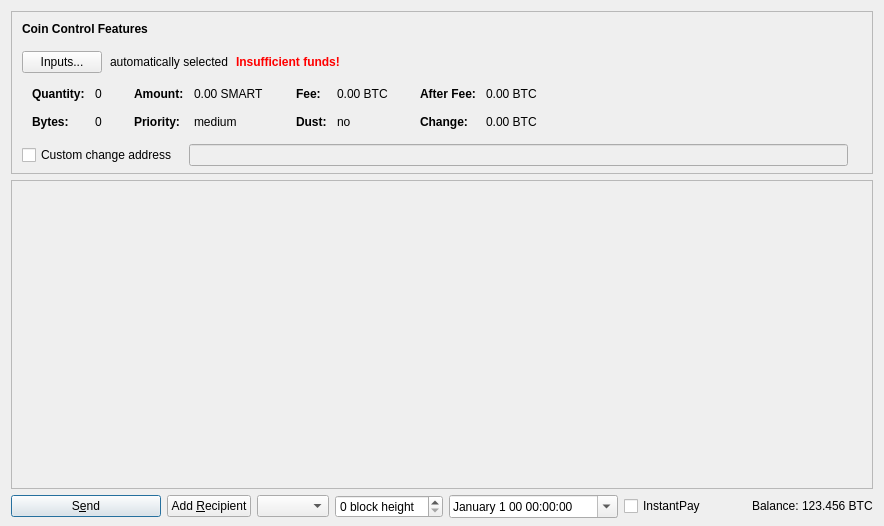
<?xml version="1.0" encoding="UTF-8"?>
<ui version="4.0">
 <class>SendCoinsDialog</class>
 <widget class="QDialog" name="SendCoinsDialog">
  <property name="geometry">
   <rect>
    <x>0</x>
    <y>0</y>
    <width>850</width>
    <height>526</height>
   </rect>
  </property>
  <property name="windowTitle">
   <string>Send Coins</string>
  </property>
  <layout class="QVBoxLayout" name="verticalLayout" stretch="0,1,0">
   <property name="bottomMargin">
    <number>8</number>
   </property>
   <item>
    <widget class="QFrame" name="frameCoinControl">
     <property name="sizePolicy">
      <sizepolicy hsizetype="Expanding" vsizetype="Expanding">
       <horstretch>0</horstretch>
       <verstretch>0</verstretch>
      </sizepolicy>
     </property>
     <property name="maximumSize">
      <size>
       <width>16777215</width>
       <height>16777215</height>
      </size>
     </property>
     <property name="frameShape">
      <enum>QFrame::StyledPanel</enum>
     </property>
     <property name="frameShadow">
      <enum>QFrame::Sunken</enum>
     </property>
     <layout class="QVBoxLayout" name="verticalLayoutCoinControl2">
      <property name="spacing">
       <number>0</number>
      </property>
      <property name="leftMargin">
       <number>0</number>
      </property>
      <property name="topMargin">
       <number>0</number>
      </property>
      <property name="rightMargin">
       <number>0</number>
      </property>
      <property name="bottomMargin">
       <number>6</number>
      </property>
      <item>
       <layout class="QVBoxLayout" name="verticalLayoutCoinControl" stretch="0,0,0,0,1">
        <property name="spacing">
         <number>0</number>
        </property>
        <property name="leftMargin">
         <number>10</number>
        </property>
        <property name="topMargin">
         <number>10</number>
        </property>
        <item>
         <layout class="QHBoxLayout" name="horizontalLayoutCoinControl1">
          <property name="bottomMargin">
           <number>15</number>
          </property>
          <item>
           <widget class="QLabel" name="labelCoinControlFeatures">
            <property name="sizePolicy">
             <sizepolicy hsizetype="Preferred" vsizetype="Maximum">
              <horstretch>0</horstretch>
              <verstretch>0</verstretch>
             </sizepolicy>
            </property>
            <property name="font">
             <font>
              <weight>75</weight>
              <bold>true</bold>
             </font>
            </property>
            <property name="styleSheet">
             <string notr="true">font-weight:bold;</string>
            </property>
            <property name="text">
             <string>Coin Control Features</string>
            </property>
           </widget>
          </item>
         </layout>
        </item>
        <item>
         <layout class="QHBoxLayout" name="horizontalLayoutCoinControl2" stretch="0,0,0,0">
          <property name="spacing">
           <number>8</number>
          </property>
          <property name="bottomMargin">
           <number>10</number>
          </property>
          <item>
           <widget class="QPushButton" name="pushButtonCoinControl">
            <property name="styleSheet">
             <string notr="true"/>
            </property>
            <property name="text">
             <string>Inputs...</string>
            </property>
            <property name="autoDefault">
             <bool>false</bool>
            </property>
           </widget>
          </item>
          <item>
           <widget class="QLabel" name="labelCoinControlAutomaticallySelected">
            <property name="text">
             <string>automatically selected</string>
            </property>
            <property name="margin">
             <number>5</number>
            </property>
           </widget>
          </item>
          <item>
           <widget class="QLabel" name="labelCoinControlInsuffFunds">
            <property name="font">
             <font>
              <weight>75</weight>
              <bold>true</bold>
             </font>
            </property>
            <property name="styleSheet">
             <string notr="true">color:red;font-weight:bold;</string>
            </property>
            <property name="text">
             <string>Insufficient funds!</string>
            </property>
            <property name="margin">
             <number>5</number>
            </property>
           </widget>
          </item>
          <item>
           <spacer name="horizontalSpacerCoinControl">
            <property name="orientation">
             <enum>Qt::Horizontal</enum>
            </property>
            <property name="sizeHint" stdset="0">
             <size>
              <width>40</width>
              <height>1</height>
             </size>
            </property>
           </spacer>
          </item>
         </layout>
        </item>
        <item>
         <widget class="QWidget" name="widgetCoinControl" native="true">
          <property name="sizePolicy">
           <sizepolicy hsizetype="Preferred" vsizetype="Preferred">
            <horstretch>0</horstretch>
            <verstretch>0</verstretch>
           </sizepolicy>
          </property>
          <property name="minimumSize">
           <size>
            <width>0</width>
            <height>0</height>
           </size>
          </property>
          <property name="styleSheet">
           <string notr="true"/>
          </property>
          <layout class="QHBoxLayout" name="horizontalLayoutCoinControl5">
           <property name="leftMargin">
            <number>0</number>
           </property>
           <property name="topMargin">
            <number>0</number>
           </property>
           <property name="rightMargin">
            <number>0</number>
           </property>
           <property name="bottomMargin">
            <number>0</number>
           </property>
           <item>
            <layout class="QHBoxLayout" name="horizontalLayoutCoinControl3" stretch="0,0,0,1">
             <property name="spacing">
              <number>20</number>
             </property>
             <property name="topMargin">
              <number>0</number>
             </property>
             <property name="bottomMargin">
              <number>10</number>
             </property>
             <item>
              <layout class="QFormLayout" name="formLayoutCoinControl1">
               <property name="horizontalSpacing">
                <number>10</number>
               </property>
               <property name="verticalSpacing">
                <number>14</number>
               </property>
               <property name="leftMargin">
                <number>10</number>
               </property>
               <property name="topMargin">
                <number>4</number>
               </property>
               <property name="rightMargin">
                <number>6</number>
               </property>
               <item row="0" column="0">
                <widget class="QLabel" name="labelCoinControlQuantityText">
                 <property name="font">
                  <font>
                   <weight>75</weight>
                   <bold>true</bold>
                  </font>
                 </property>
                 <property name="text">
                  <string>Quantity:</string>
                 </property>
                 <property name="margin">
                  <number>0</number>
                 </property>
                </widget>
               </item>
               <item row="0" column="1">
                <widget class="QLabel" name="labelCoinControlQuantity">
                 <property name="cursor">
                  <cursorShape>IBeamCursor</cursorShape>
                 </property>
                 <property name="contextMenuPolicy">
                  <enum>Qt::ActionsContextMenu</enum>
                 </property>
                 <property name="text">
                  <string notr="true">0</string>
                 </property>
                 <property name="margin">
                  <number>0</number>
                 </property>
                 <property name="textInteractionFlags">
                  <set>Qt::LinksAccessibleByMouse|Qt::TextSelectableByKeyboard|Qt::TextSelectableByMouse</set>
                 </property>
                </widget>
               </item>
               <item row="1" column="0">
                <widget class="QLabel" name="labelCoinControlBytesText">
                 <property name="font">
                  <font>
                   <weight>75</weight>
                   <bold>true</bold>
                  </font>
                 </property>
                 <property name="text">
                  <string>Bytes:</string>
                 </property>
                </widget>
               </item>
               <item row="1" column="1">
                <widget class="QLabel" name="labelCoinControlBytes">
                 <property name="cursor">
                  <cursorShape>IBeamCursor</cursorShape>
                 </property>
                 <property name="contextMenuPolicy">
                  <enum>Qt::ActionsContextMenu</enum>
                 </property>
                 <property name="text">
                  <string notr="true">0</string>
                 </property>
                 <property name="textInteractionFlags">
                  <set>Qt::LinksAccessibleByMouse|Qt::TextSelectableByKeyboard|Qt::TextSelectableByMouse</set>
                 </property>
                </widget>
               </item>
              </layout>
             </item>
             <item>
              <layout class="QFormLayout" name="formLayoutCoinControl2">
               <property name="horizontalSpacing">
                <number>10</number>
               </property>
               <property name="verticalSpacing">
                <number>14</number>
               </property>
               <property name="leftMargin">
                <number>6</number>
               </property>
               <property name="topMargin">
                <number>4</number>
               </property>
               <property name="rightMargin">
                <number>6</number>
               </property>
               <item row="0" column="0">
                <widget class="QLabel" name="labelCoinControlAmountText">
                 <property name="font">
                  <font>
                   <weight>75</weight>
                   <bold>true</bold>
                  </font>
                 </property>
                 <property name="text">
                  <string>Amount:</string>
                 </property>
                 <property name="margin">
                  <number>0</number>
                 </property>
                </widget>
               </item>
               <item row="0" column="1">
                <widget class="QLabel" name="labelCoinControlAmount">
                 <property name="cursor">
                  <cursorShape>IBeamCursor</cursorShape>
                 </property>
                 <property name="contextMenuPolicy">
                  <enum>Qt::ActionsContextMenu</enum>
                 </property>
                 <property name="text">
                  <string notr="true">0.00 SMART</string>
                 </property>
                 <property name="textInteractionFlags">
                  <set>Qt::LinksAccessibleByMouse|Qt::TextSelectableByKeyboard|Qt::TextSelectableByMouse</set>
                 </property>
                </widget>
               </item>
               <item row="1" column="0">
                <widget class="QLabel" name="labelCoinControlPriorityText">
                 <property name="font">
                  <font>
                   <weight>75</weight>
                   <bold>true</bold>
                  </font>
                 </property>
                 <property name="text">
                  <string>Priority:</string>
                 </property>
                </widget>
               </item>
               <item row="1" column="1">
                <widget class="QLabel" name="labelCoinControlPriority">
                 <property name="cursor">
                  <cursorShape>IBeamCursor</cursorShape>
                 </property>
                 <property name="contextMenuPolicy">
                  <enum>Qt::ActionsContextMenu</enum>
                 </property>
                 <property name="text">
                  <string notr="true">medium</string>
                 </property>
                 <property name="textInteractionFlags">
                  <set>Qt::LinksAccessibleByMouse|Qt::TextSelectableByKeyboard|Qt::TextSelectableByMouse</set>
                 </property>
                </widget>
               </item>
              </layout>
             </item>
             <item>
              <layout class="QFormLayout" name="formLayoutCoinControl3">
               <property name="horizontalSpacing">
                <number>10</number>
               </property>
               <property name="verticalSpacing">
                <number>14</number>
               </property>
               <property name="leftMargin">
                <number>6</number>
               </property>
               <property name="topMargin">
                <number>4</number>
               </property>
               <property name="rightMargin">
                <number>6</number>
               </property>
               <item row="0" column="0">
                <widget class="QLabel" name="labelCoinControlFeeText">
                 <property name="font">
                  <font>
                   <weight>75</weight>
                   <bold>true</bold>
                  </font>
                 </property>
                 <property name="text">
                  <string>Fee:</string>
                 </property>
                 <property name="margin">
                  <number>0</number>
                 </property>
                </widget>
               </item>
               <item row="0" column="1">
                <widget class="QLabel" name="labelCoinControlFee">
                 <property name="cursor">
                  <cursorShape>IBeamCursor</cursorShape>
                 </property>
                 <property name="contextMenuPolicy">
                  <enum>Qt::ActionsContextMenu</enum>
                 </property>
                 <property name="text">
                  <string notr="true">0.00 BTC</string>
                 </property>
                 <property name="textInteractionFlags">
                  <set>Qt::LinksAccessibleByMouse|Qt::TextSelectableByKeyboard|Qt::TextSelectableByMouse</set>
                 </property>
                </widget>
               </item>
               <item row="1" column="0">
                <widget class="QLabel" name="labelCoinControlLowOutputText">
                 <property name="font">
                  <font>
                   <weight>75</weight>
                   <bold>true</bold>
                  </font>
                 </property>
                 <property name="text">
                  <string>Dust:</string>
                 </property>
                </widget>
               </item>
               <item row="1" column="1">
                <widget class="QLabel" name="labelCoinControlLowOutput">
                 <property name="cursor">
                  <cursorShape>IBeamCursor</cursorShape>
                 </property>
                 <property name="contextMenuPolicy">
                  <enum>Qt::ActionsContextMenu</enum>
                 </property>
                 <property name="text">
                  <string notr="true">no</string>
                 </property>
                 <property name="textInteractionFlags">
                  <set>Qt::LinksAccessibleByMouse|Qt::TextSelectableByKeyboard|Qt::TextSelectableByMouse</set>
                 </property>
                </widget>
               </item>
              </layout>
             </item>
             <item>
              <layout class="QFormLayout" name="formLayoutCoinControl4">
               <property name="horizontalSpacing">
                <number>10</number>
               </property>
               <property name="verticalSpacing">
                <number>14</number>
               </property>
               <property name="leftMargin">
                <number>6</number>
               </property>
               <property name="topMargin">
                <number>4</number>
               </property>
               <property name="rightMargin">
                <number>6</number>
               </property>
               <item row="0" column="0">
                <widget class="QLabel" name="labelCoinControlAfterFeeText">
                 <property name="font">
                  <font>
                   <weight>75</weight>
                   <bold>true</bold>
                  </font>
                 </property>
                 <property name="text">
                  <string>After Fee:</string>
                 </property>
                 <property name="margin">
                  <number>0</number>
                 </property>
                </widget>
               </item>
               <item row="0" column="1">
                <widget class="QLabel" name="labelCoinControlAfterFee">
                 <property name="cursor">
                  <cursorShape>IBeamCursor</cursorShape>
                 </property>
                 <property name="contextMenuPolicy">
                  <enum>Qt::ActionsContextMenu</enum>
                 </property>
                 <property name="text">
                  <string notr="true">0.00 BTC</string>
                 </property>
                 <property name="textInteractionFlags">
                  <set>Qt::LinksAccessibleByMouse|Qt::TextSelectableByKeyboard|Qt::TextSelectableByMouse</set>
                 </property>
                </widget>
               </item>
               <item row="1" column="0">
                <widget class="QLabel" name="labelCoinControlChangeText">
                 <property name="font">
                  <font>
                   <weight>75</weight>
                   <bold>true</bold>
                  </font>
                 </property>
                 <property name="text">
                  <string>Change:</string>
                 </property>
                </widget>
               </item>
               <item row="1" column="1">
                <widget class="QLabel" name="labelCoinControlChange">
                 <property name="cursor">
                  <cursorShape>IBeamCursor</cursorShape>
                 </property>
                 <property name="contextMenuPolicy">
                  <enum>Qt::ActionsContextMenu</enum>
                 </property>
                 <property name="text">
                  <string notr="true">0.00 BTC</string>
                 </property>
                 <property name="textInteractionFlags">
                  <set>Qt::LinksAccessibleByMouse|Qt::TextSelectableByKeyboard|Qt::TextSelectableByMouse</set>
                 </property>
                </widget>
               </item>
              </layout>
             </item>
            </layout>
           </item>
          </layout>
         </widget>
        </item>
        <item>
         <layout class="QHBoxLayout" name="horizontalLayoutCoinControl4" stretch="0,0,0">
          <property name="spacing">
           <number>12</number>
          </property>
          <property name="sizeConstraint">
           <enum>QLayout::SetDefaultConstraint</enum>
          </property>
          <property name="topMargin">
           <number>5</number>
          </property>
          <property name="rightMargin">
           <number>5</number>
          </property>
          <item>
           <widget class="QCheckBox" name="checkBoxCoinControlChange">
            <property name="toolTip">
             <string>If this is activated, but the change address is empty or invalid, change will be sent to a newly generated address.</string>
            </property>
            <property name="text">
             <string>Custom change address</string>
            </property>
           </widget>
          </item>
          <item>
           <widget class="QValidatedLineEdit" name="lineEditCoinControlChange">
            <property name="enabled">
             <bool>false</bool>
            </property>
            <property name="sizePolicy">
             <sizepolicy hsizetype="Expanding" vsizetype="Fixed">
              <horstretch>0</horstretch>
              <verstretch>0</verstretch>
             </sizepolicy>
            </property>
           </widget>
          </item>
          <item>
           <widget class="QLabel" name="labelCoinControlChangeLabel">
            <property name="sizePolicy">
             <sizepolicy hsizetype="Preferred" vsizetype="Expanding">
              <horstretch>0</horstretch>
              <verstretch>0</verstretch>
             </sizepolicy>
            </property>
            <property name="minimumSize">
             <size>
              <width>0</width>
              <height>0</height>
             </size>
            </property>
            <property name="text">
             <string/>
            </property>
            <property name="margin">
             <number>3</number>
            </property>
           </widget>
          </item>
         </layout>
        </item>
        <item>
         <spacer name="verticalSpacerCoinControl">
          <property name="orientation">
           <enum>Qt::Vertical</enum>
          </property>
          <property name="sizeHint" stdset="0">
           <size>
            <width>800</width>
            <height>1</height>
           </size>
          </property>
         </spacer>
        </item>
       </layout>
      </item>
     </layout>
    </widget>
   </item>
   <item>
    <widget class="QScrollArea" name="scrollArea">
     <property name="widgetResizable">
      <bool>true</bool>
     </property>
     <widget class="QWidget" name="scrollAreaWidgetContents">
      <property name="geometry">
       <rect>
        <x>0</x>
        <y>0</y>
        <width>830</width>
        <height>298</height>
       </rect>
      </property>
      <layout class="QVBoxLayout" name="verticalLayout_2" stretch="0,1">
       <property name="leftMargin">
        <number>0</number>
       </property>
       <property name="topMargin">
        <number>0</number>
       </property>
       <property name="rightMargin">
        <number>0</number>
       </property>
       <property name="bottomMargin">
        <number>0</number>
       </property>
       <item>
        <layout class="QVBoxLayout" name="entries">
         <property name="spacing">
          <number>6</number>
         </property>
        </layout>
       </item>
       <item>
        <spacer name="verticalSpacer">
         <property name="orientation">
          <enum>Qt::Vertical</enum>
         </property>
         <property name="sizeHint" stdset="0">
          <size>
           <width>20</width>
           <height>40</height>
          </size>
         </property>
        </spacer>
       </item>
      </layout>
     </widget>
    </widget>
   </item>
   <item>
    <layout class="QHBoxLayout" name="horizontalLayout">
     <item>
      <widget class="QPushButton" name="sendButton">
       <property name="minimumSize">
        <size>
         <width>150</width>
         <height>0</height>
        </size>
       </property>
       <property name="toolTip">
        <string>Confirm the send action</string>
       </property>
       <property name="text">
        <string>S&amp;end</string>
       </property>
       <property name="icon">
        <iconset resource="../bitcoin.qrc">
         <normaloff>:/icons/send</normaloff>:/icons/send</iconset>
       </property>
       <property name="autoDefault">
        <bool>false</bool>
       </property>
       <property name="default">
        <bool>true</bool>
       </property>
      </widget>
     </item>
     <item>
      <widget class="QPushButton" name="addButton">
       <property name="toolTip">
        <string>Send to multiple recipients at once</string>
       </property>
       <property name="text">
        <string>Add &amp;Recipient</string>
       </property>
       <property name="icon">
        <iconset resource="../bitcoin.qrc">
         <normaloff>:/icons/add</normaloff>:/icons/add</iconset>
       </property>
       <property name="autoDefault">
        <bool>false</bool>
       </property>
      </widget>
     </item>
     <item>
      <widget class="QComboBox" name="timelockCombo">
       <property name="sizePolicy">
        <sizepolicy hsizetype="Minimum" vsizetype="Fixed">
         <horstretch>0</horstretch>
         <verstretch>0</verstretch>
        </sizepolicy>
       </property>
       <property name="toolTip">
        <string>Lock a transaction to be spent at future time.</string>
       </property>
      </widget>
     </item>
     <item>
      <widget class="QSpinBox" name="timeLockCustomBlocks">
       <property name="suffix">
        <string> block height</string>
       </property>
      </widget>
     </item>
     <item>
      <widget class="QDateTimeEdit" name="timeLockCustomDate">
       <property name="calendarPopup">
        <bool>true</bool>
       </property>
       <property name="displayFormat">
        <string>MMMM d yy hh:mm:ss</string>
       </property>
      </widget>
     </item>
     <item>
      <widget class="QCheckBox" name="checkUseInstantSend">
       <property name="text">
        <string>InstantPay</string>
       </property>
       <property name="checked">
        <bool>false</bool>
       </property>
      </widget>
     </item>
     <item>
      <spacer name="horizontalSpacer">
       <property name="orientation">
        <string>Set Delay</string>
        <enum>Qt::Horizontal</enum>
       </property>
       <property name="sizeHint" stdset="0">
        <size>
         <width>40</width>
         <height>20</height>
        </size>
       </property>
      </spacer>
     </item>
     <item>
      <layout class="QHBoxLayout" name="horizontalLayout_2">
       <property name="spacing">
        <number>3</number>
       </property>
       <item>
        <widget class="QLabel" name="label">
         <property name="sizePolicy">
          <sizepolicy hsizetype="Preferred" vsizetype="Fixed">
           <horstretch>0</horstretch>
           <verstretch>0</verstretch>
          </sizepolicy>
         </property>
         <property name="text">
          <string>Balance:</string>
         </property>
        </widget>
       </item>
       <item>
        <widget class="QLabel" name="labelBalance">
         <property name="sizePolicy">
          <sizepolicy hsizetype="Preferred" vsizetype="Fixed">
           <horstretch>0</horstretch>
           <verstretch>0</verstretch>
          </sizepolicy>
         </property>
         <property name="cursor">
          <cursorShape>IBeamCursor</cursorShape>
         </property>
         <property name="text">
          <string notr="true">123.456 BTC</string>
         </property>
         <property name="textInteractionFlags">
          <set>Qt::LinksAccessibleByMouse|Qt::TextSelectableByKeyboard|Qt::TextSelectableByMouse</set>
         </property>
        </widget>
       </item>
      </layout>
     </item>
    </layout>
   </item>
  </layout>
 </widget>
 <customwidgets>
  <customwidget>
   <class>QValidatedLineEdit</class>
   <extends>QLineEdit</extends>
   <header>qvalidatedlineedit.h</header>
  </customwidget>
 </customwidgets>
 <resources>
  <include location="../bitcoin.qrc"/>
 </resources>
 <connections/>
</ui>
